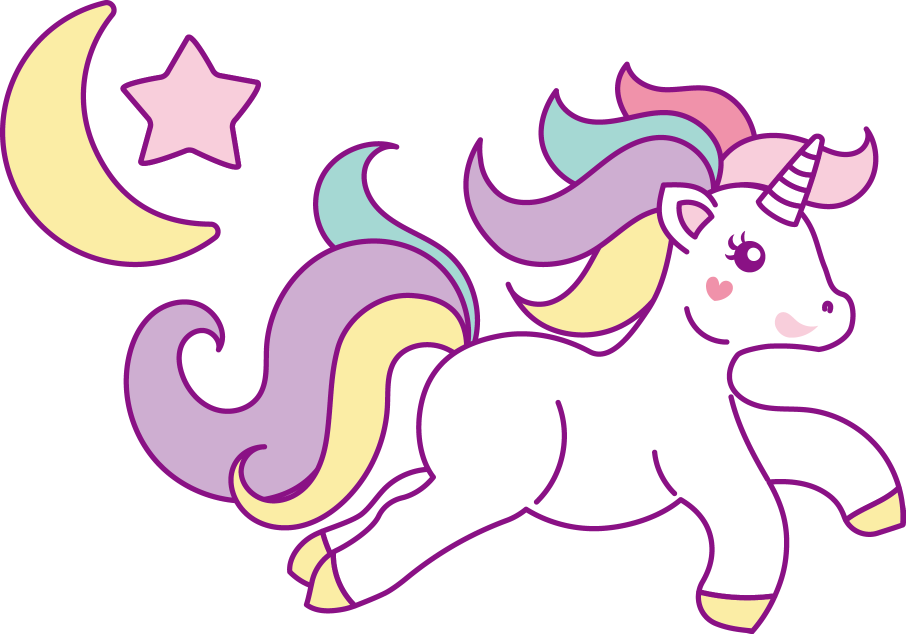
#> input picture basis/data/pics/djs02.png, 1811 x 1267 px, given as the content of the folder /Users/dictxwang/MyDocuments/origin0530, which was not available (shown at 1/2 size)
$ python about_pil.py   (older library calls are emulated)
#> lines starting #> are read from the running program, lines starting #| are printed output that depends on the picture; pictures that were not available may be replaced by others from this repository, and a replacement may not be noted
# -*- coding: utf8 -*-
__author__ = 'wangqiang'

'''
图片处理相关
'''

from PIL import Image, ImageDraw, ImageFont
import os


def create_text_and_pic_watermark(src, dest, wm_pic, wm_text="YouName"):
    '''
    分别在图片的上中下三个位置加水印
    :param src:
    :param dest:
    :param wm_pic:
    :param wm_text:
    :return:
    '''
#> called with wm_pic = 'data/pics/djs02.png', wm_text = 'xxx@douban'
    image = Image.open(src)
#> image is the input picture: PIL image 1811x1267 RGBA; mean R, G, B, A 104.4, 89.9, 96.8, 119.9
    font_attr = ImageFont.truetype("data/ttf/South Bold Italic.ttf", 150)
    # font_attr = ImageFont.truetype("data/ttf/Piikoi Regular.ttf", 150)
    layer = image.convert("RGBA")
    layer = layer.transpose(Image.ROTATE_270)
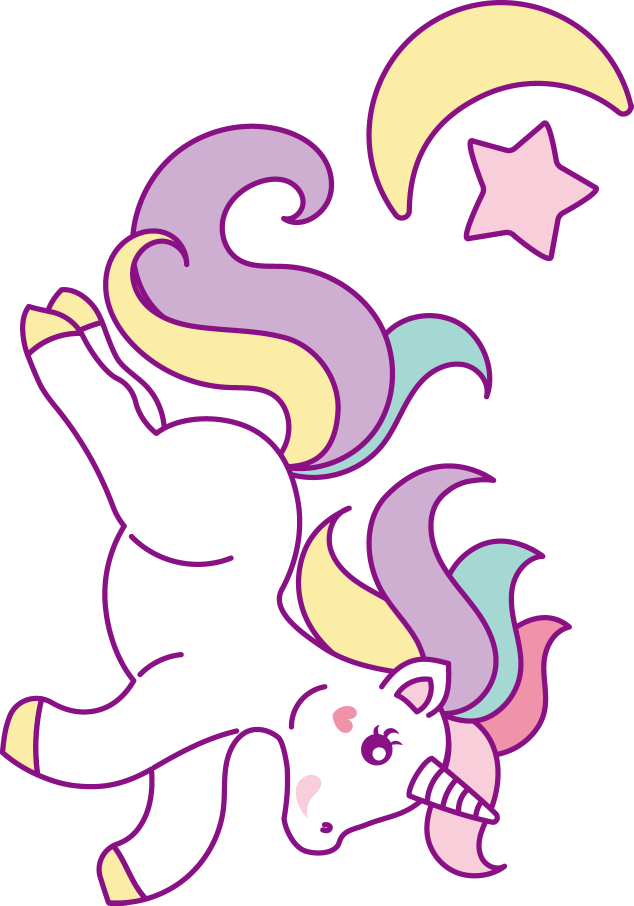
#> layer: PIL image 1267x1811 RGBA (shown at 1/2 size); mean R, G, B, A 104.4, 89.9, 96.8, 119.9; transparent parts drawn white
    text_overlay = Image.new("RGBA", layer.size, (255, 255, 255, 0))
    image_draw = ImageDraw.Draw(text_overlay)
    text_size_x, text_size_y = image_draw.textsize(wm_text, font=font_attr)
#> text_size_x = 981; text_size_y = 166
    wm_fill = (255, 255, 255, 60)
    # 左上角
    text_lefttop = (10, 10)
    image_draw.text(text_lefttop, wm_text, font=font_attr, fill=wm_fill)
    # 中间
    test_center = ((layer.size[0] - text_size_x) / 2, (layer.size[1] - text_size_y) / 2)
#> test_center = (143, 822.5)
    image_draw.text(test_center, wm_text, font=font_attr, fill=wm_fill)
    # 右下角
    text_rightbottom = (layer.size[0] - text_size_x - 10, layer.size[1] - text_size_y - 10)
#> text_rightbottom = (276, 1635)
    image_draw.text(text_rightbottom, wm_text, font=font_attr, fill=wm_fill)
    after = Image.alpha_composite(layer, text_overlay)

    water_image = Image.open(wm_pic)
    water_image = water_image.convert("RGBA")
    warter_image_x = water_image.size[0]
#> warter_image_x = 1811
    warter_image_y = water_image.size[1]
#> warter_image_y = 1267
    water_image = water_image.resize((int(warter_image_x /3), int(warter_image_y / 3)))
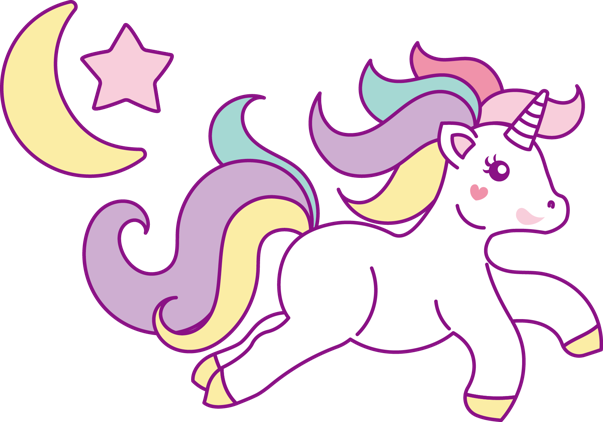
#> water_image: PIL image 603x422 RGBA; mean R, G, B, A 105.6, 90, 97.9, 119.9; transparent parts drawn white
    # water_image = water_image.resize((int(warter_image_x / 10), int(warter_image_y / 10)))
    # 透明度
    water_image_mask = water_image.convert("L").point(lambda x: min(x, 80))
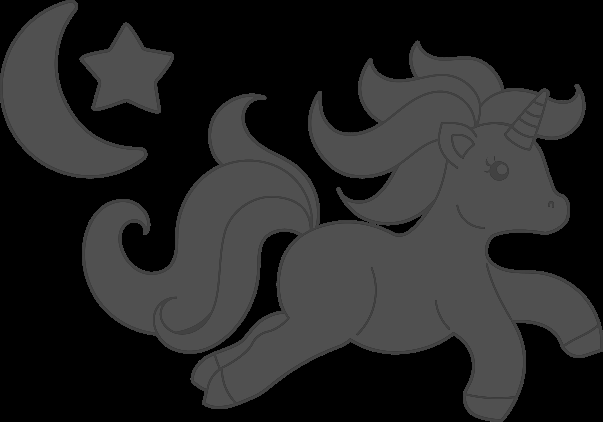
#> water_image_mask: PIL image 603x422 L; min 0, max 80, mean 37.4
    water_image.putalpha(water_image_mask)
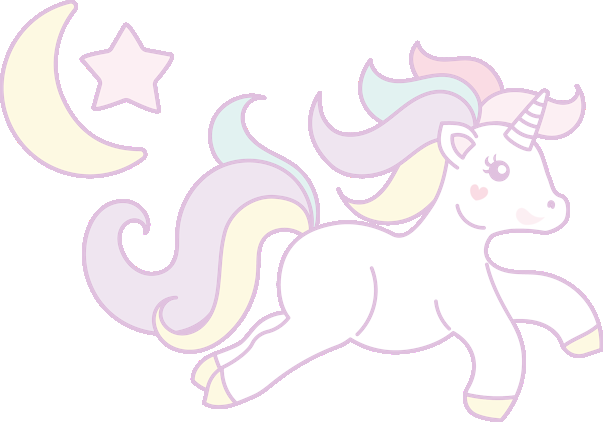
#> water_image: PIL image 603x422 RGBA; mean R, G, B, A 105.6, 90, 97.9, 37.4; transparent parts drawn white
    warter_image_x, warter_image_y = water_image.size
#> warter_image_x = 603; warter_image_y = 422
    # 右上角
    # after.paste(water_image, (layer.size[0] - watermark_x, 0), water_image)
    # 左下角
    after.paste(water_image, (10, layer.size[1] - warter_image_y - 10), water_image)
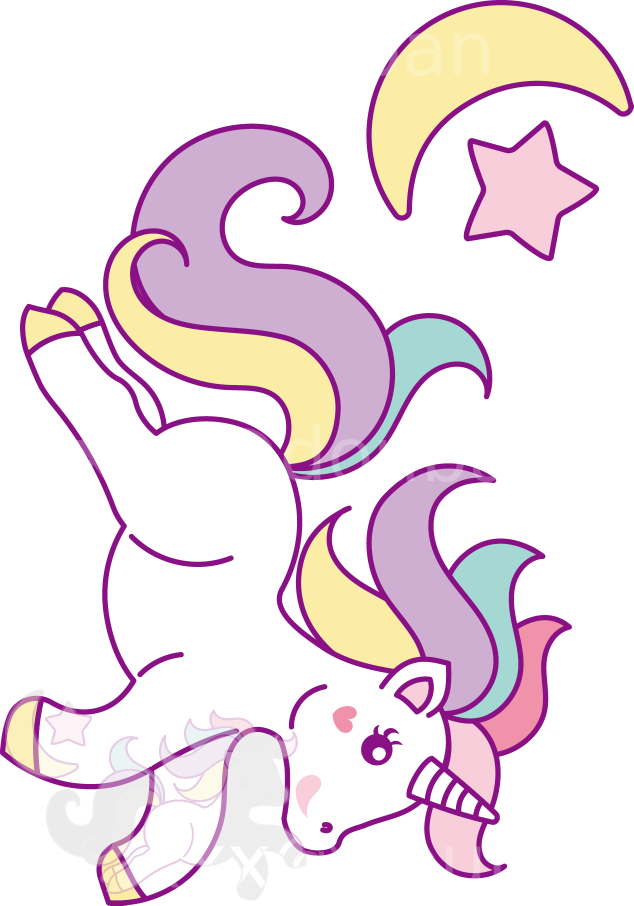
#> after: PIL image 1267x1811 RGBA (shown at 1/2 size); mean R, G, B, A 113.3, 98.6, 105.5, 120.4; transparent parts drawn white
    # after.show()
    after.save(dest)


def add_wartermark_all_image(src, dest, wm_pic, wm_text):
    '''
    给文件夹所有图片加水印
    :param src: 原图片文件夹
    :param dest: 加水印后图片文件夹
    :param wm_pic: 水印图片
    :param wm_text: 水印文本
    :return:
    '''
    pics = os.listdir(src)
    for pic in pics:
        if pic.startswith("."):
            continue
        file_name = pic[0: pic.find(".")]
        dest_name = f"{file_name}_wm.png"
        dest_file = f"{dest}/{dest_name}"
        src_file = f"{src}/{pic}"
        create_text_and_pic_watermark(src_file, dest_file, wm_pic, wm_text=wm_text)
        print(f"Add WaterMark {pic} => {dest_name}")


if __name__ == '__main__':
    # [4 lines of commented-out code are left out]

    src = "/Users/dictxwang/MyDocuments/origin0530"
    dest = "/Users/dictxwang/MyDocuments/watermark0530"
    wm_pic = "data/pics/djs02.png"
    add_wartermark_all_image(src, dest, wm_pic, wm_text="xxx@douban")
